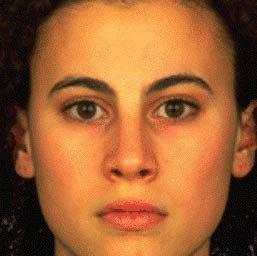
#> input picture phase3/task1/idk.png, 257 x 256 px
$ python subtask1.py
#> lines starting #> are read from the running program, lines starting #| are printed output that depends on the picture; after the words box and inside, x2 and y2 are one past the last pixel; in counts of white or black regions, pixels touching at a corner belong together
import cv2
import numpy as np
import matplotlib.pyplot as plt
#img read
img = cv2.imread('idk.png')
#> img is the input picture: shape (256, 257, 3); mean B, G, R 51.5, 96.4, 158.2
img_rgb = cv2.cvtColor(img, cv2.COLOR_BGR2RGB)
GREY = cv2.cvtColor(img, cv2.COLOR_BGR2GRAY)
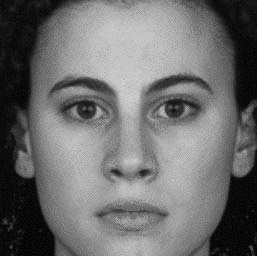
#> GREY: shape (256, 257); min 0, max 212, mean 109.7
#filters to cancel noise
avg_blur = cv2.blur(GREY, (5, 5))
median_blur = cv2.medianBlur(GREY, 5)
gaussian_blur = cv2.GaussianBlur(GREY, (5, 5), 0)
#extracting edges and thresh
edges_avg = cv2.Canny(avg_blur, 50, 150)
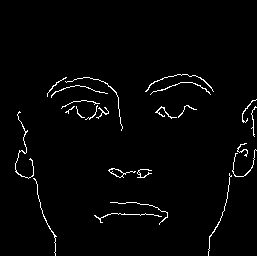
#> edges_avg: shape (256, 257); 2.1% white in thin lines or dots, all inside (x1, y1, x2, y2) = (15, 74, 257, 256)
edges_median = cv2.Canny(median_blur, 50, 150)
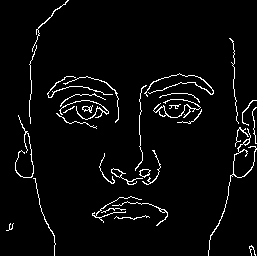
#> edges_median: shape (256, 257); 3.8% white in thin lines or dots
edges_gaussian = cv2.Canny(gaussian_blur, 50, 150)
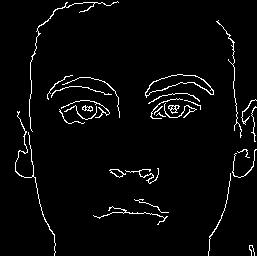
#> edges_gaussian: shape (256, 257); 3.3% white in thin lines or dots

titles = ['Original', 'Average_Blur', 'Median_Blur', 'Gaussian_Blur','Edges_Avg', 'Edges_Median', 'Edges_Gaussian']
images = [img_rgb, avg_blur, median_blur, gaussian_blur,edges_avg, edges_median, edges_gaussian]

plt.figure(figsize=(12, 8))
for i in range(7):
    plt.subplot(2, 4, i+1)
    if i == 0:
        plt.imshow(images[i])
    else:
        plt.imshow(images[i], cmap='gray')
    plt.title(titles[i])
    plt.xticks([]), plt.yticks([])

plt.tight_layout()
plt.show()
